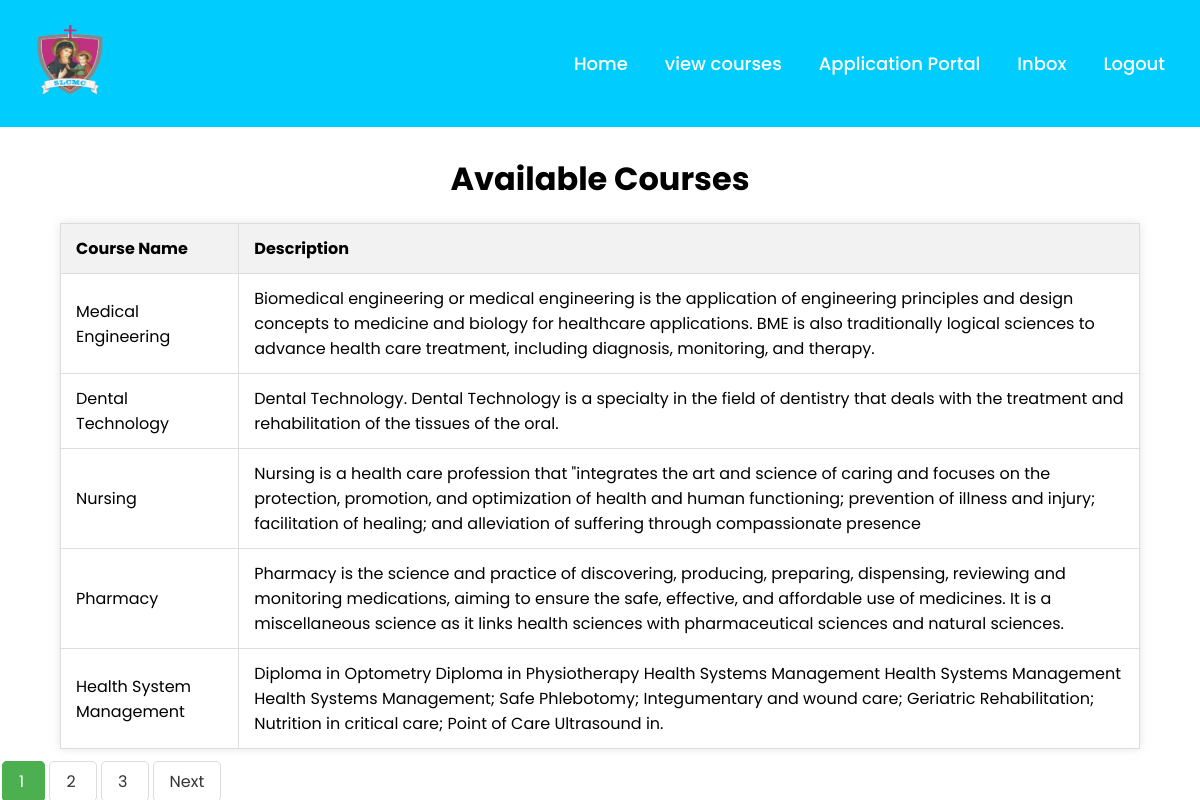
Page /view-courses.php on the committed database.
### tables this page shows
CREATE TABLE `courses` (
  `id` int(11) NOT NULL,
  `course_name` varchar(100) NOT NULL,
  `description` text NOT NULL
);

### view-courses.php (the view, shortened to what this page needs)
<?php
include 'db.php';
?>
<!DOCTYPE html>
<html lang="en" dir="ltr">
  <head>
   </head>
<body>
  <nav>
    <div class="menu">
      <div class="logo">
      <img src="img/logo1.png" width=100 height=100>
      </div>
      <ul>
        <li><a href="home.php">Home</a></li>
        <li><a href="view-courses.php">view courses</a></li>
        <li><a href="courses.php">Application Portal</a></li>
        <li><a href="inbox.php">Inbox</a></li>
        <li><a href="index.php?logout='1'">Logout</a></li>
      </ul>
    </div>
  </nav>
   <p>
    <br>
    <br>
    <br>
    <br>
  </p>
   <h2>Courses available</h2>
<h1 align=center>Available Courses</h1>
<table border="1">
    <tr>
        <th>Course Name</th>
        <th>Description</th>
    </tr>
    <?php
$records_per_page = 5;
if (isset($_GET['page']) && is_numeric($_GET['page'])) {
    $page = $_GET['page'];
} else {
    $page = 1;
}
$offset = ($page - 1) * $records_per_page;
$total_sql = "SELECT COUNT(*) FROM courses";
$total_result = $conn->query($total_sql);
$total_rows = $total_result->fetch_row()[0];
$sql = "SELECT course_name, description FROM courses LIMIT $offset, $records_per_page";
$result = $conn->query($sql);
if ($result->num_rows > 0) {
    while ($row = $result->fetch_assoc()) {
        echo "<tr>";
        echo "<td>" . $row["course_name"] . "</td>";
        echo "<td>" . $row["description"] . "</td>";
        echo "</tr>";
    }
} else {
    echo "<tr><td colspan='2'>No courses available</td></tr>";
}
?>
</table>
    <?php
$total_pages = ceil($total_rows / $records_per_page);
    ?>
<div class="pagination">
    <?php for ($i = 1; $i <= $total_pages; $i++): ?>
        <a href="?page=<?php echo $i; ?>" <?php if ($i == $page) echo 'class="active"'; ?>>
            <?php echo $i; ?>
        </a>
    <?php endfor; ?>
    <?php if ($page < $total_pages): ?>
        <a href="?page=<?php echo $page + 1; ?>">Next</a>
    <?php endif; ?>
  </div>
</body>
</html>

### view-courses.php (style rules this page uses)
* { margin: 0; padding: 0; box-sizing: border-box; font-family: 'Poppins',sans-serif; }
body { height: 100vh; width: 100%; background: #ffffff; }
nav { top: 0; left: 0; position: fixed; background: #00cdfe; width: 100%; padding: 10px 0; z-index: 12; }
nav .menu { max-width: 1250px; margin: auto; display: flex; align-items: center; justify-content: space-between; padding: 0 20px; }
.menu ul { display: inline-flex; }
.menu ul li { list-style: none; margin-left: 7px; }
.menu ul li:first-child { margin-left: 0px; }
.menu ul li a { text-decoration: none; color: #fff; font-size: 18px; font-weight: 500; padding: 8px 15px; border-radius: 5px; transition: all 0.3s ease; }
h2 { text-align: center; margin-bottom: 20px; }
table { width: 90%; //max-width: 800px; margin: 20px auto; border-collapse: collapse; background-color: white; box-shadow: 0px 0px 10px rgba(0, 0, 0, 0.1); }
th, td { padding: 12px 15px; border: 1px solid #ddd; text-align: left; }
th { background-color: #f2f2f2; }
.pagination a { color: #333; padding: 8px 16px; text-decoration: none; border: 1px solid #ddd; margin: 0 2px; border-radius: 5px; font-size: 1em; }
.pagination a.active { background-color: #4CAF50; color: white; border: 1px solid #4CAF50; }

### rows in the picture
courses: course_name "Medical Engineering", description "Biomedical engineering or medical engineering is the application of engineering principles and design concepts to medicine and biology for healthcare applications. BME is also traditionally logical sciences to advance health care treatment, including diagnosis, monitoring, and therapy."
courses: course_name "Dental Technology", description "Dental Technology. Dental Technology is a specialty in the field of dentistry that deals with the treatment and rehabilitation of the tissues of the oral."
courses: course_name "Nursing", description "Nursing is a health care profession that \"integrates the art and science of caring and focuses on the protection, promotion, and optimization of health and human functioning; prevention of illness and injury; facilitation of healing; and alleviation of suffering through compassionate presence"
courses: course_name "Pharmacy", description "Pharmacy is the science and practice of discovering, producing, preparing, dispensing, reviewing and monitoring medications, aiming to ensure the safe, effective, and affordable use of medicines. It is a miscellaneous science as it links health sciences with pharmaceutical sciences and natural sciences."
courses: course_name "Health System Management", description "Diploma in Optometry Diploma in Physiotherapy Health Systems Management Health Systems Management Health Systems Management; Safe Phlebotomy; Integumentary and wound care; Geriatric Rehabilitation; Nutrition in critical care; Point of Care Ultrasound in."
